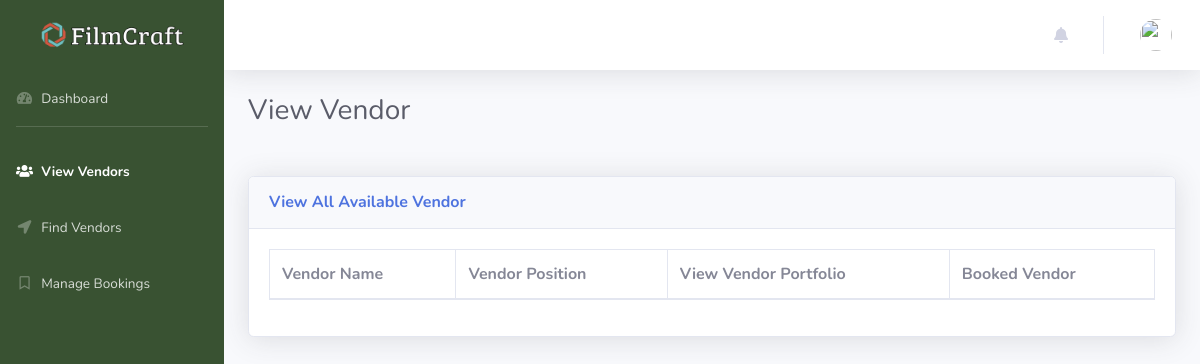
Before: /user_customer/view_vendor.php with the older database file.
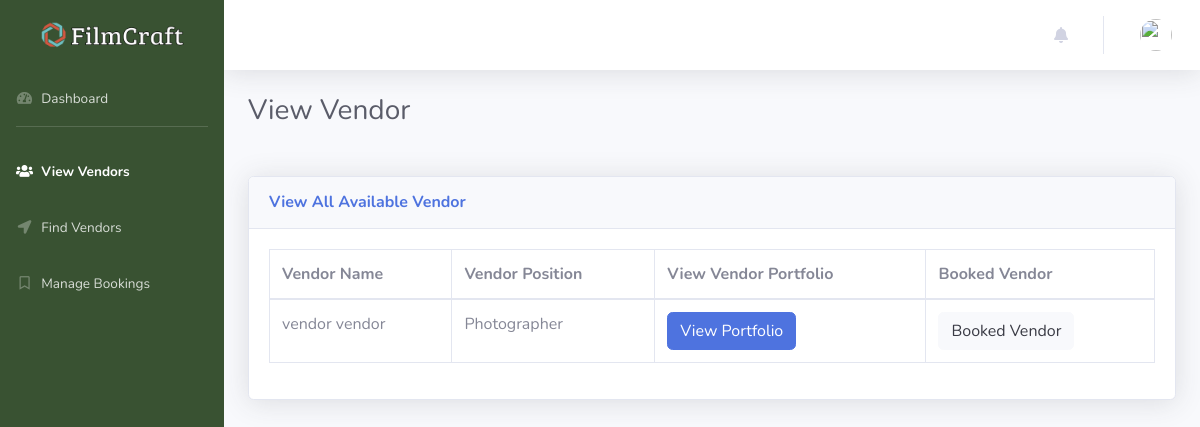
After: the same page with the newer database file.
### tables this page shows
CREATE TABLE `portfolio` (
  `portfolioId` int(11) NOT NULL,
  `vendor_Id` int(11) NOT NULL,
  `vendorWork_Id` int(11) NOT NULL,
  `portfolioFirstName` varchar(50) NOT NULL,
  `portfolioLastName` varchar(50) NOT NULL,
  `portfolioAddress` varchar(150) NOT NULL,
  `portfolioEmail` varchar(150) NOT NULL,
  `portfolioVendorPosition` varchar(50) NOT NULL,
  `portfolioProfileImage` varchar(255) NOT NULL,
  `portfolioRating` varchar(50) NOT NULL,
  `portfolioBookingRate` varchar(250) NOT NULL,
  `portfolioStartPrice` varchar(150) NOT NULL,
  `portfolioEndPrice` varchar(150) NOT NULL,
  `portfolioDescription` varchar(255) NOT NULL,
  `portfolioStatus` tinyint(4) NOT NULL,
  `portfolioSessionStatus` tinyint(4) NOT NULL
);

CREATE TABLE `vendor` (
  `vendorId` int(11) NOT NULL,
  `vendorEmail` varchar(150) NOT NULL,
  `vendorPassword` varchar(150) NOT NULL,
  `vendorFirstName` varchar(50) NOT NULL,
  `vendorLastName` varchar(50) NOT NULL,
  `vendorGender` varchar(20) NOT NULL,
  `vendorBirthdate` varchar(50) NOT NULL,
  `vendorNumber` varchar(50) NOT NULL,
  `vendorAddress` varchar(150) NOT NULL,
  `vendorType` varchar(50) NOT NULL,
  `vendorPosition` varchar(50) NOT NULL,
  `vendorProfileImage` varchar(255) NOT NULL,
  `vendorStatus` tinyint(5) NOT NULL,
  `vendorUserType` varchar(150) NOT NULL,
  `vendorLatitude` varchar(255) NOT NULL,
  `vendorLongitude` varchar(255) NOT NULL
);

### user_customer/view_vendor.php (the view, shortened to what the changed rows need)
<?php
include("header.php");
include("../function/database.php");
$conn = $database;
?>
<body id="page-top">
    <div id="wrapper">
        <div id="content-wrapper" class="d-flex flex-column">
            <div id="content">
                <div class="container-fluid">
                    <h1 class="h3 mb-5 text-gray-800">View Vendor</h1>
                    <div class="card shadow mb-4">
                        <div class="card-body">
                            <div class="table-responsive">
                                <table class="table table-bordered" id="dataTablex" width="100%" cellspacing="0">
                                    <thead>
                                        <tr>
                                            <th>Vendor Name</th>
                                            <th>Vendor Position</th>
                                            <th>View Vendor Portfolio</th>
                                            <th>Booked Vendor</th>
                                        </tr>
                                    </thead>
                                    <tbody>
                                        <?php
                                        $query = "SELECT * FROM portfolio
                                        JOIN vendor ON portfolio.vendor_Id = vendor.vendorId
                                        WHERE vendor.vendorStatus = '1'
                                        ";
                                        $result = mysqli_query($conn,$query);
                                        while($row = mysqli_fetch_assoc($result)) {
                                        $portfolioSessionStatus = $row['portfolioSessionStatus'];
                                        $fetchId        = $row['vendor_Id'];
                                        $fetchFirstName = $row['vendorFirstName'];
                                        $fetchLastName  = $row['vendorLastName'];
                                        $concatName     = $fetchFirstName.' '.$fetchLastName;
                                        $fetchPosition  = $row['portfolioVendorPosition'];
                                          if($fetchPosition == "Both") {
                                          $positionDisplay = "Photographer and Videographer";
                                        } else if($fetchPosition == "None") {
                                          $positionDisplay = "None";
                                        } else if($fetchPosition == "Photographer") {
                                            $positionDisplay = "Photographer";
                                        } else if($fetchPosition == "Videographer") {
                                            $positionDisplay = "Videographer";
                                        }
                                        ?>
                                        <tr>
                                            <td><?php echo $concatName ?></td>
                                            <td><?php echo $positionDisplay ?></td>
                                            <td><a href="view_portfolio.php?VID=<?php echo $fetchId ?>" class="btn btn-primary">View Portfolio</a></td>
                                            <td>
                                                <?php  if($portfolioSessionStatus == 1) { ?>
                                                    <a href="book_vendor.php?VID=<?php echo $fetchId ?>" class="btn btn-success">Booked Vendor</a>
                                                <?php } else if($portfolioSessionStatus == 0 OR $portfolioSessionStatus == 2) {  ?>
                                                    <a class="btn btn-light">Booked Vendor</a>
                                                <?php } ?>
                                            </td>
                                        </tr>
                                       <?php } ?>
                                    </tbody>
                                </table>
                            </div>
                        </div>
                    </div>
                </div>
            </div>
        </div>
    </div>
<?php
include("footer.php");
?>

Changed rows visible on the page:
added portfolio: vendor_Id.vendorLastName "vendor vendor", portfolioVendorPosition "Photographer", portfolioSessionStatus "Booked Vendor"
